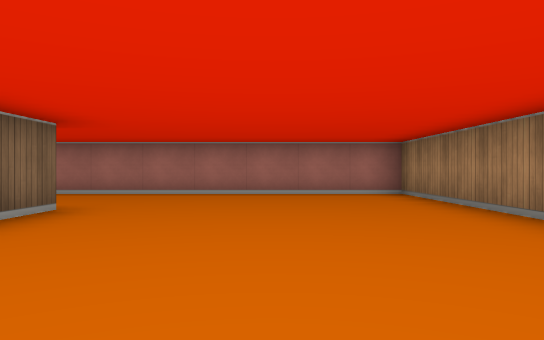
view 1 (above)

19 first-person views from a walk through a cub3D level. The camera is about half as high as the walls, looks level and sees 70° across. The floor is counted in squares. Each view is taken from the middle of a square. On the plan, view 1 faces up. The plan holds only what a view shows up to about 9 squares ahead; the rest is blank.

view 2
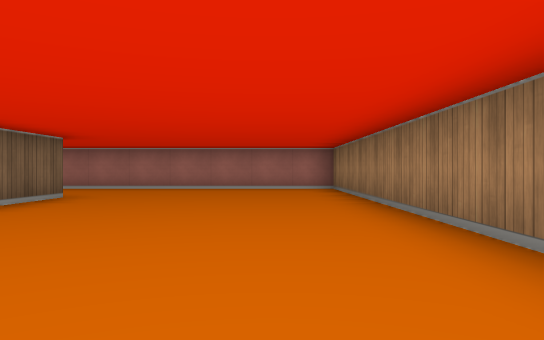

view 3
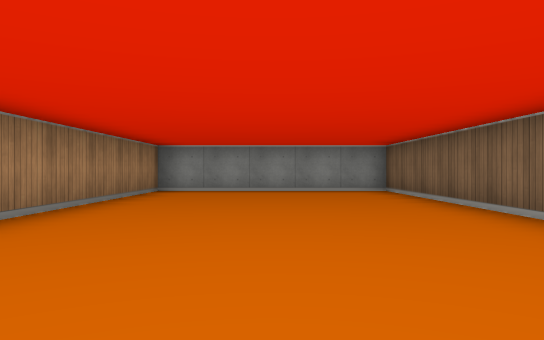

view 4
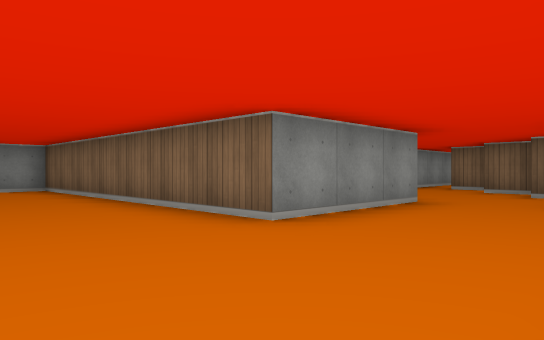

view 5
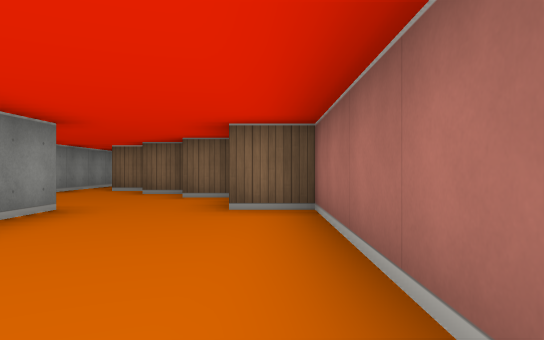

view 6
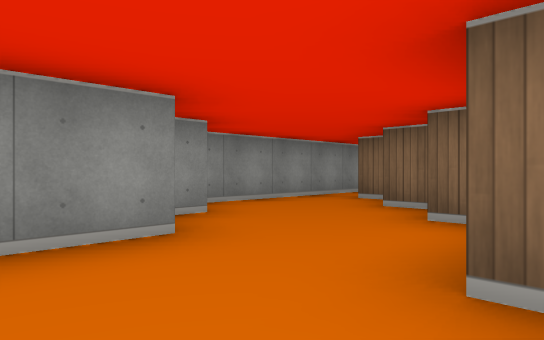

view 7
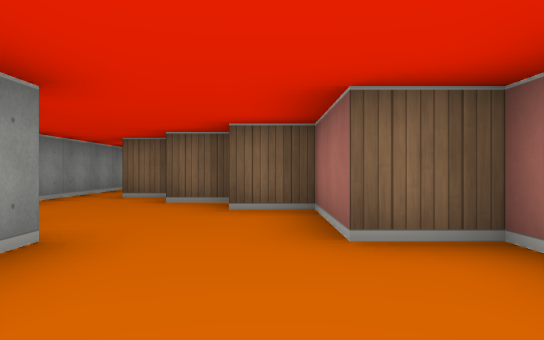

view 8
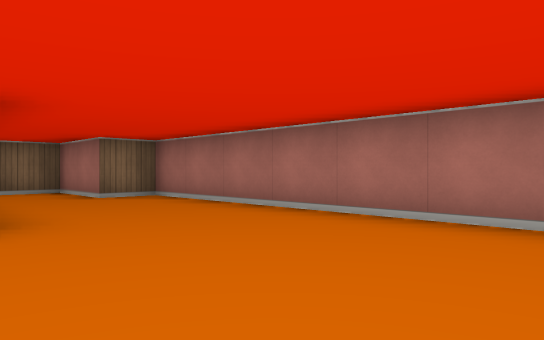

view 9
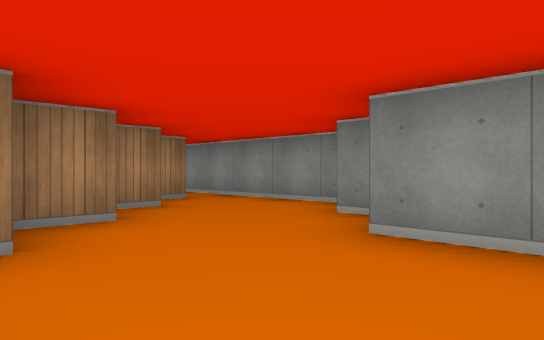

view 10
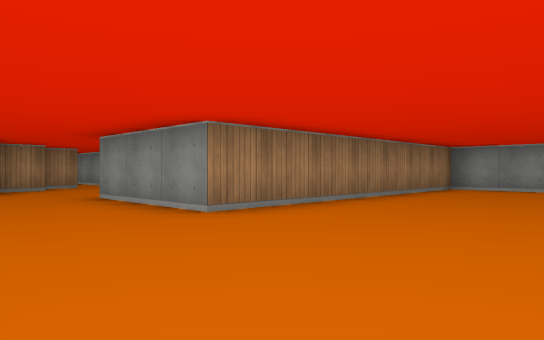

view 11
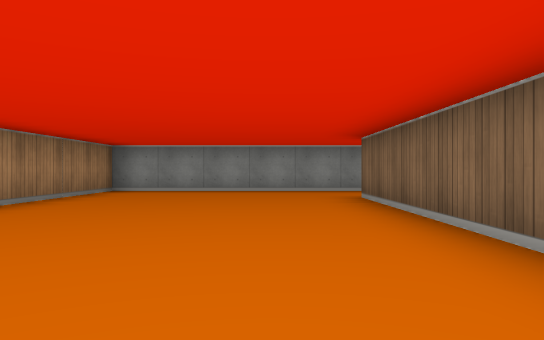

view 12
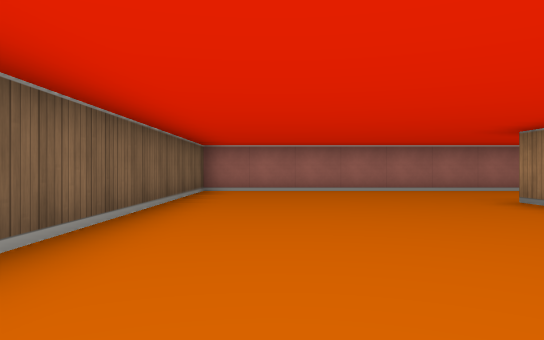

view 13
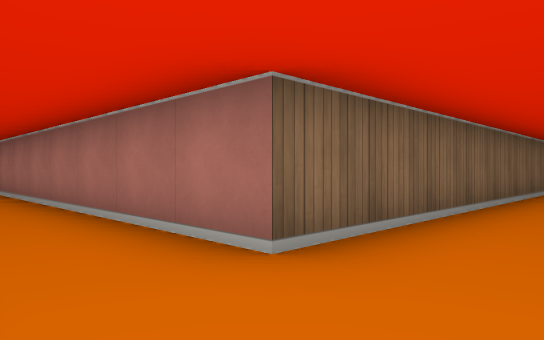

view 14
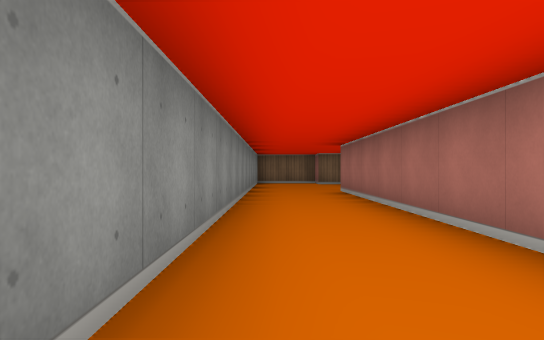

view 15
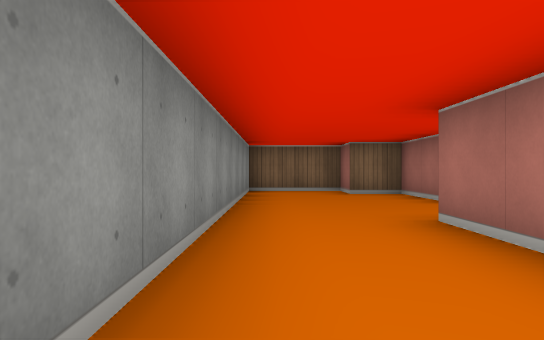

view 16
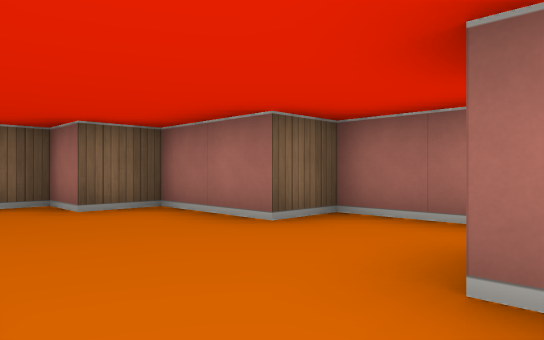

view 17
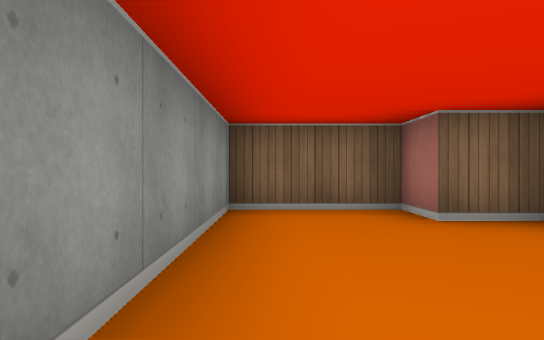

view 18
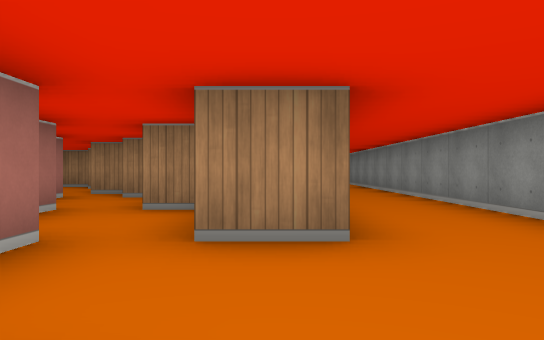

view 19
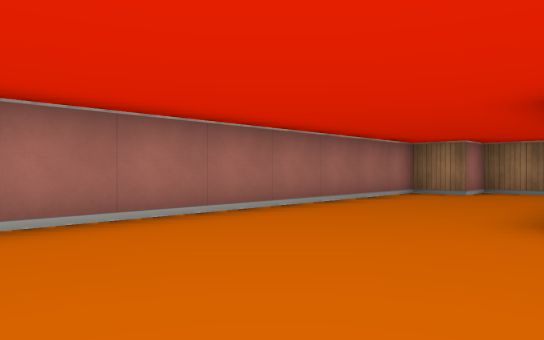

### Floor plan
Ten units are one square. View 1 is at (0, 0); x grows to the right and y downward. Boxes are objects, and circles mark ways between rooms. Rooms are numbered by the first view taken in them; rooms with no view inside come last. Other rooms are left out.
<svg viewBox="-380 -80 410 110">
<path fill="none" stroke="#000" d="M-55 -45 -25 -45 -25 25 25 25 25 -75 -55 -75 -55 -65 -75 -65 -75 -55M-66 -35 -60 -35M-85 -55 -85 -45M-95 -25 -71 -25M-95 -42 -95 -35M-230 25 -175 25 -175 -45 -145 -45M-140 -35 -135 -35M-129 -25 -95 -25M-125 -55 -125 -65 -135 -65 -135 -75 -225 -75 -225 5 -325 5 -325 -5M-325 -15 -345 -15 -345 -5 -365 -5 -365 5 -375 5 -375 25 -246 25M-115 -44 -115 -54M-105 -35 -105 -40"/>
<circle cx="-100" cy="-30" r="3" fill="#2a7"/>
<text x="-20" y="-30">1</text>
<text x="-220" y="-20">2</text>
</svg>
Room 1 opens to room 2.

Where each view was taken, in squares from view 1:
view 1: 0 up, 0 right, facing up
view 2: 2 down, 1 right, facing up
view 3: 6 up, 0 right, facing down
view 4: 7 up, 0 right, facing down-left
view 5: 7 up, 1 left, facing left
view 6: 7 up, 4 left, facing down-left
view 7: 6 up, 3 left, facing left
view 8: 4 up, 1 right, facing up-left
view 9: 7 up, 16 left, facing down-right
view 10: 7 up, 21 left, facing down-right
view 11: 6 up, 21 left, facing down
view 12: 1 down, 21 left, facing up
view 13: 2 down, 21 left, facing up-left
view 14: 2 down, 24 left, facing left
view 15: 2 down, 29 left, facing left
view 16: 2 down, 32 left, facing up-left
view 17: 2 down, 33 left, facing left
view 18: 0 up, 35 left, facing right
view 19: 4 up, 21 left, facing up-right
